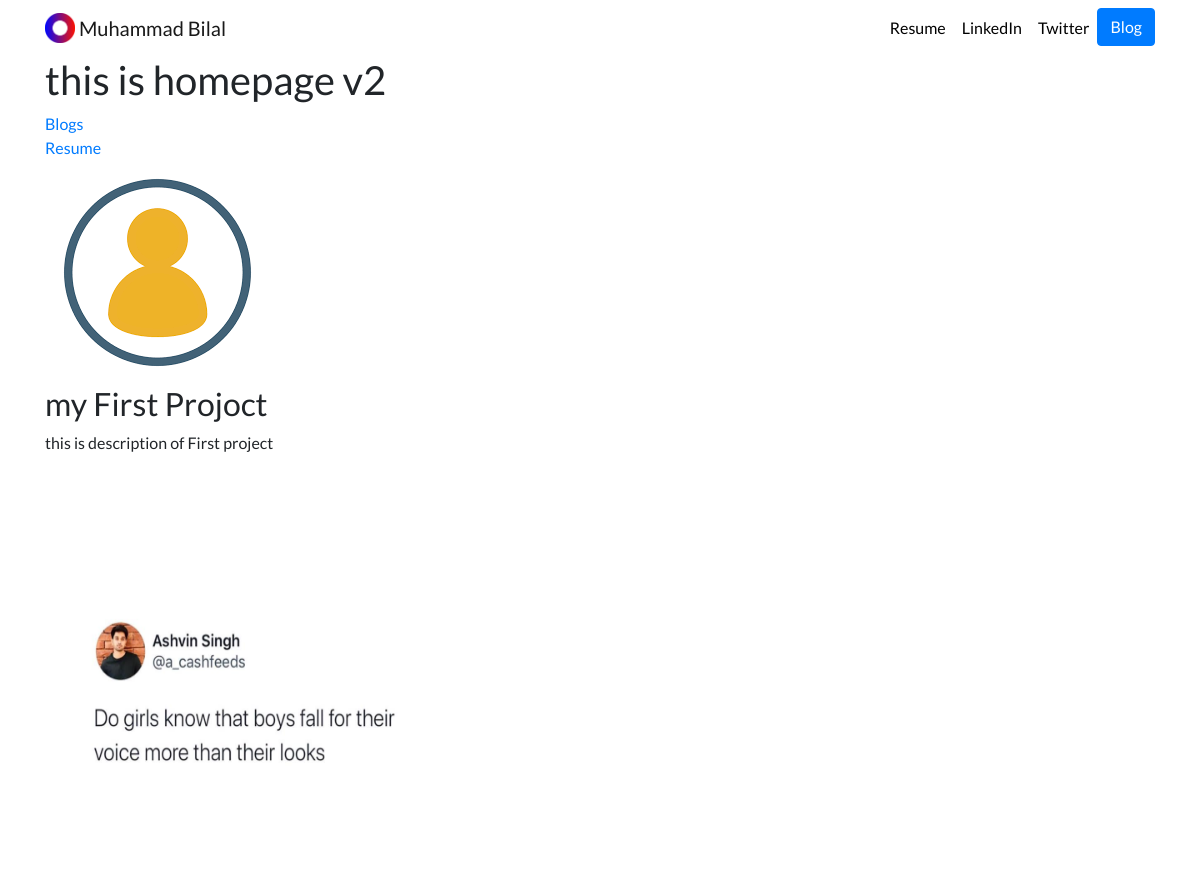
Page /homev2/ on the earlier database version.
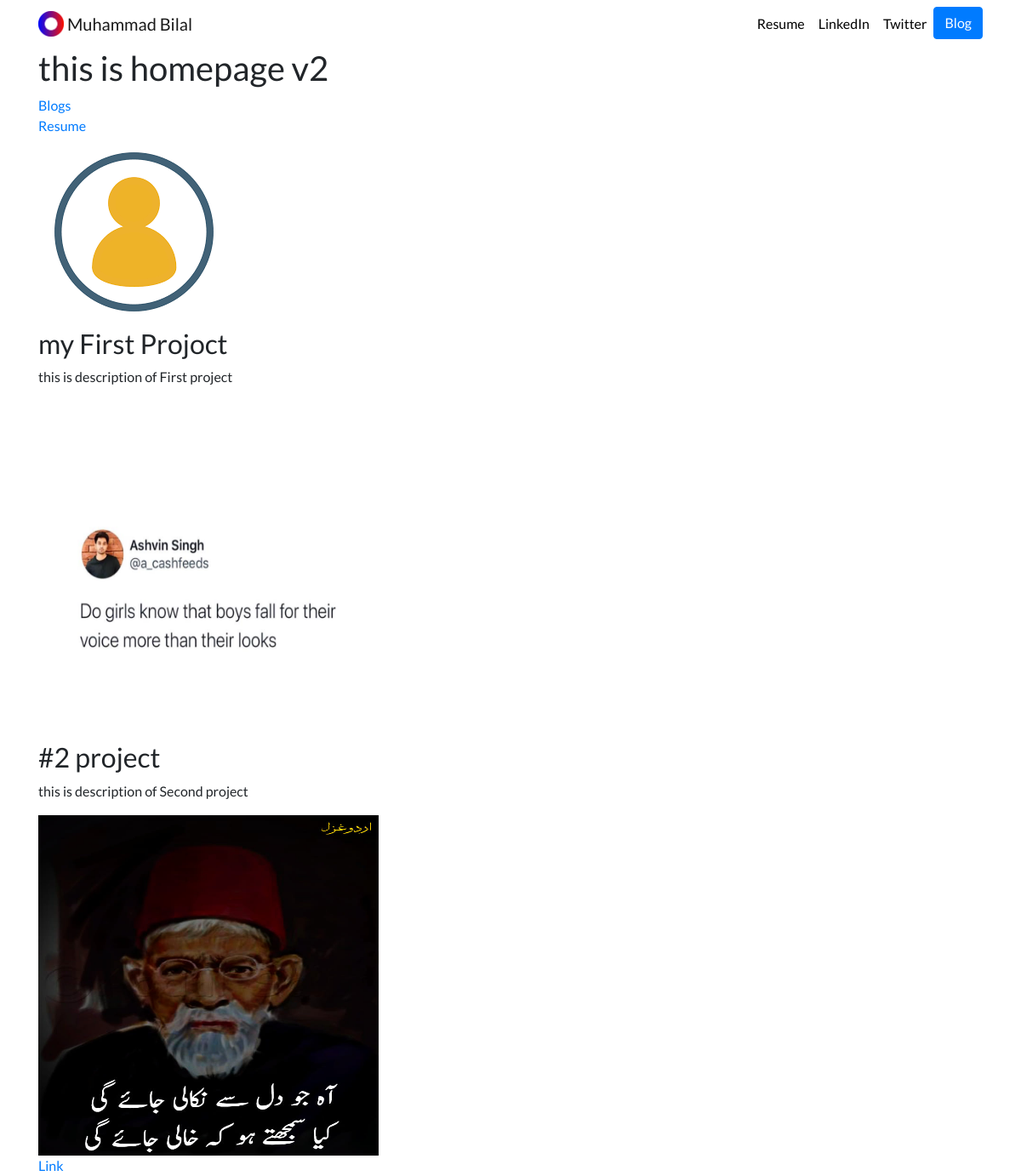
Same page on the later database version.
### portfolio_app/models.py (models this page shows)
class Project(models.Model):
    title = models.CharField(max_length=100)
    description = models.CharField(max_length=250)
    image = models.ImageField(upload_to='portfolio_app/images/')
    url = models.URLField(blank=True)
    def __str__(self):
        return self.title

### portfolio_app/views.py (the view)
# urls.py: path('homev2/', views.homev2, name='homev2'),
def homev2(request):
    projects = Project.objects.all()
    return render(request, 'portfolio_app/home_v2.html', {'projects':projects} )

### portfolio_app/templates/portfolio_app/home_v2.html
{% extends 'portfolio_app/new_base.html' %}
    {% block myblockcontent %}
<h1> this is homepage v2</h1>
{% load static %}
<a href="{% url 'blog_app:all_blogs' %}">Blogs</a>
<br>
<a  href="{% static 'portfolio_app/bilal-CV_OpenCVxyzV7.pdf' %}">Resume</a>
<br>
<img src="{% static 'portfolio_app/testimage.png' %}" />
{% for i in projects %}
<h2>{{ i.title }}</h2>
<p>{{ i.description }}</p>
<img src="{{ i.image.url }}" height=400 width="400">
{% if i.url %}
<br><a href="{{ i.url }}">Link</a>
{% endif %}
{% endfor %}
    {% endblock %}

Differences in the rows shown:
added Project: title "#2 project", description "this is description of Second project", image (picture)
